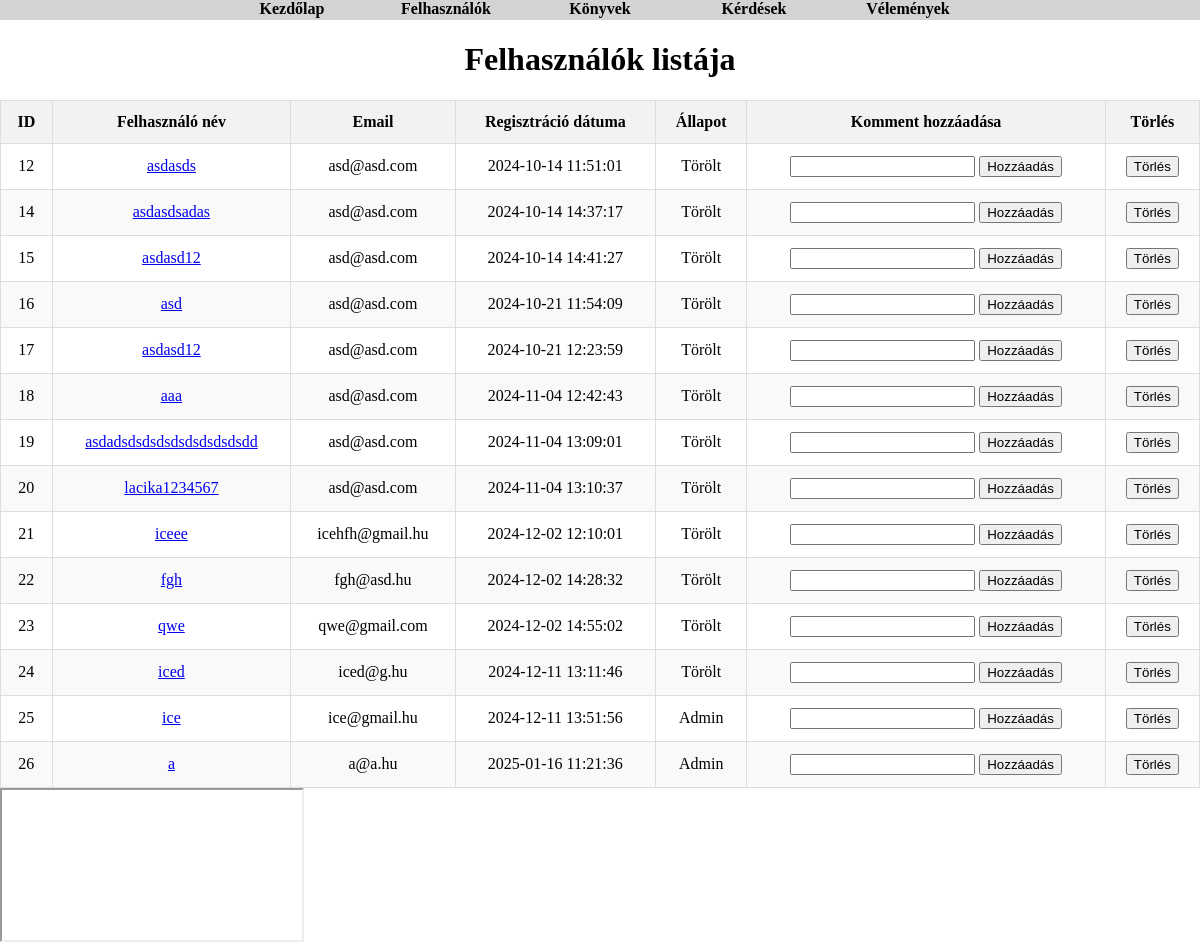
The page /admin/?p=userek on the database as committed earlier.
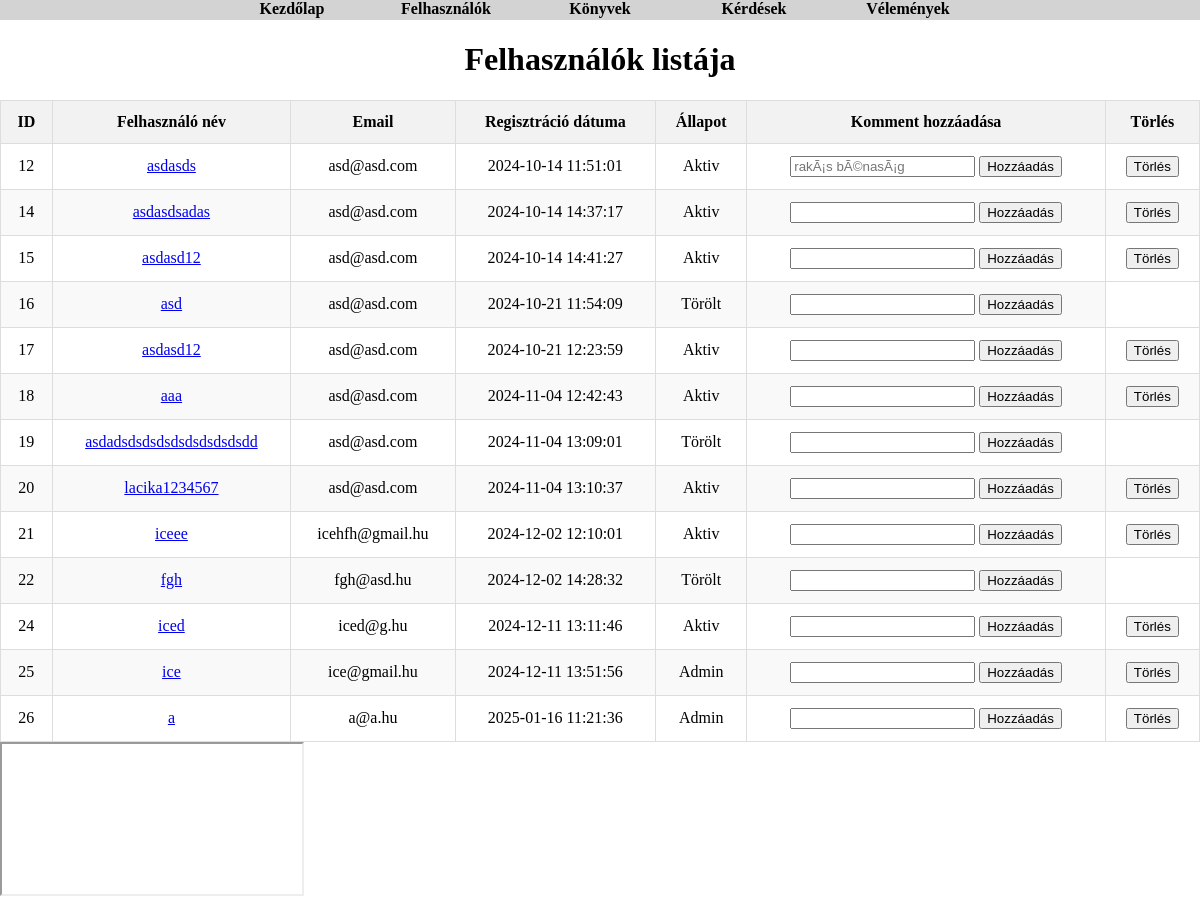
The same page on the database as committed later.
### tables this page shows
CREATE TABLE `user` (
  `uid` int(255) NOT NULL,
  `username` varchar(100) NOT NULL,
  `uemail` varchar(255) NOT NULL,
  `upassword` varchar(64) NOT NULL,
  `uprofkepnev` varchar(50) NOT NULL,
  `uprofkepnev_eredetinev` varchar(250) NOT NULL,
  `udatum` datetime NOT NULL,
  `uip` varchar(48) NOT NULL,
  `usession` varchar(8) NOT NULL,
  `ustatusz` varchar(2) NOT NULL,
  `ukomment` text NOT NULL
);

### admin/userek.php (the view, shortened to what this page needs)
<?php
include("../kapcsolat.php");
$query = "SELECT * FROM user";
$result = mysqli_query($adb, $query);
?>
<!DOCTYPE html>
<html lang="hu">
<head>
</head>
<body>
    <h1>Felhasználók listája</h1>
    <table>
        <thead>
            <tr>
                <th>ID</th>
                <th>Felhasználó név</th>
                <th>Email</th>
                <th>Regisztráció dátuma</th>
                <th>Állapot</th>
                <th>Komment hozzáadása</th>
                <th>Törlés</th>
            </tr>
        </thead>
        <tbody>
            <?php
            while ($row = mysqli_fetch_assoc($result)) {
                echo "<tr>";
                echo "<td>" . htmlspecialchars($row['uid']) . "</td>";
                echo "<td><a href='../?p=adatlapom&id=" . urlencode($row['uid']) . "'>" . htmlspecialchars($row['username']) . "</a></td>";
                echo "<td>" . htmlspecialchars($row['uemail']) . "</td>";
                echo "<td>" . htmlspecialchars($row['udatum']) . "</td>";
                if ($row['ustatusz'] == 'a') {
                    echo "<td>Aktiv</td>";
                }elseif ($row['ustatusz'] == 'b') {
                    echo "<td>Admin</td>";
                }else {
                    echo "<td>Törölt</td>";
                }
                if (isset($row['ukomment']) ) {
                    echo "<td>
                        <form method='POST' action='admin_komment.php'>
                            <input type='hidden' name='uid' value='" . htmlspecialchars($row['uid']) . "'>
                            <input type='text' name='ukomment' placeholder='". htmlspecialchars($row['ukomment']) ."'>
                            <button type='submit'>Hozzáadás</button>
                        </form>
                    </td>";
                }
                if ($row['ustatusz'] != 'c') {
                    echo "<td>
                        <form method='POST' action='admin_delete_user.php'>
                            <input type='hidden' name='uid' value='" . htmlspecialchars($row['uid']) . "'>
                            <button type='submit' onclick='return confirm(\"Biztosan törölni akarod?\")'>Törlés</button>
                        </form>
                        </td>";
                }
                echo "</tr>";
            }
            ?>
        </tbody>
    </table>
</body>
</html>

Rows that differ between the two databases and show on the page:
removed user: uid "23", username "qwe", uemail "qwe@gmail.com", udatum "2024-12-02 14:55:02", ustatusz "Törölt"
changed user "asdasds": ukomment (not shown) → "rakÃ¡s bÃ©nasÃ¡g"; ustatusz "Törölt" → "Aktiv"
changed user "asdasdsadas": ustatusz "Törölt" → "Aktiv"
changed user id 15: ustatusz "Törölt" → "Aktiv"
changed user "asd": no longer shows "Törlés"
changed user id 17: ustatusz "Törölt" → "Aktiv"
changed user "aaa": ustatusz "Törölt" → "Aktiv"
changed user "asdadsdsdsdsdsdsdsdsdsdd": no longer shows "Törlés"
changed user "lacika1234567": ustatusz "Törölt" → "Aktiv"
changed user "iceee": ustatusz "Törölt" → "Aktiv"
changed user "fgh": no longer shows "Törlés"
changed user "iced": ustatusz "Törölt" → "Aktiv"
